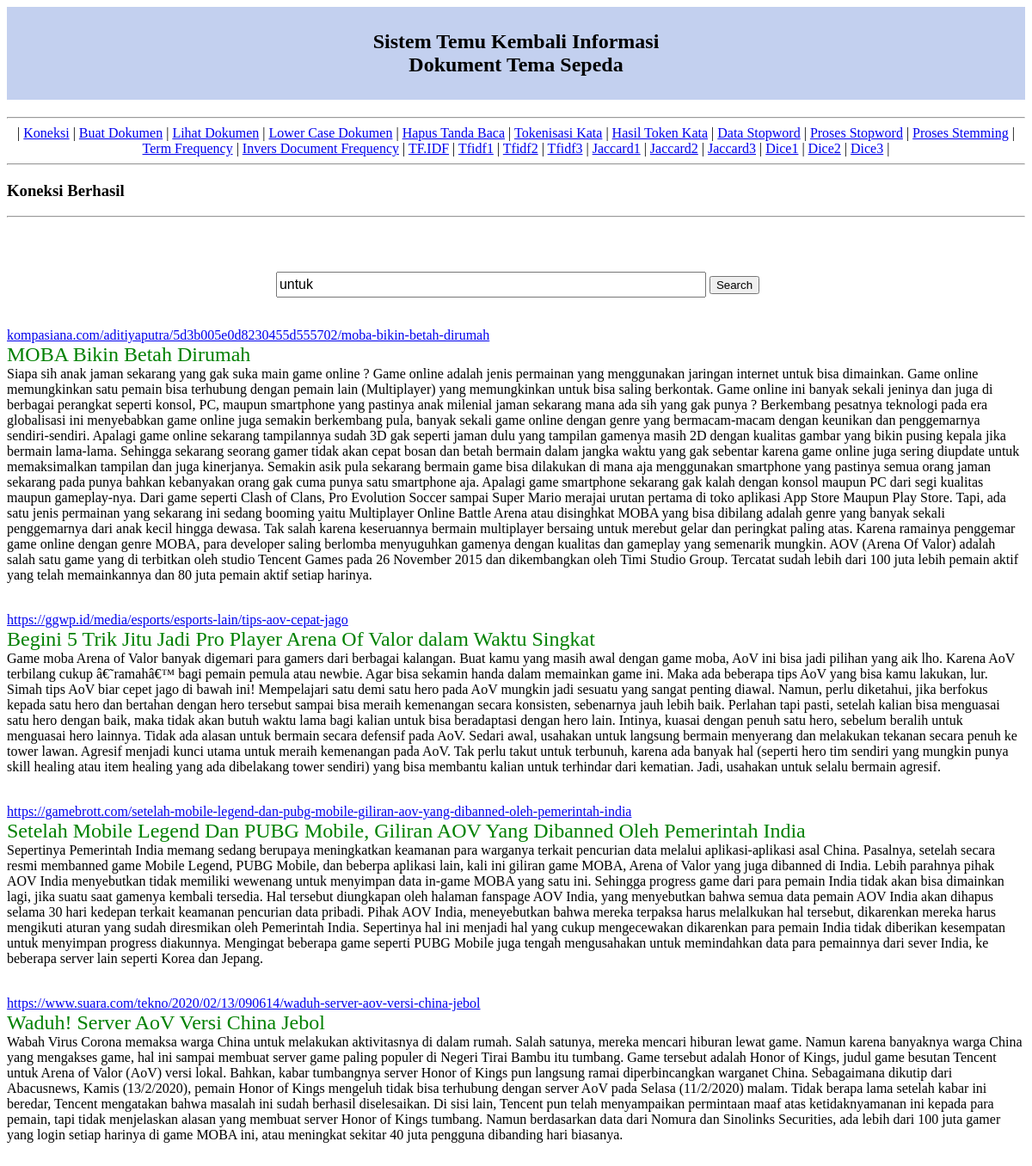
Before: /searchs2.php?Keyword=untuk with the older database file.
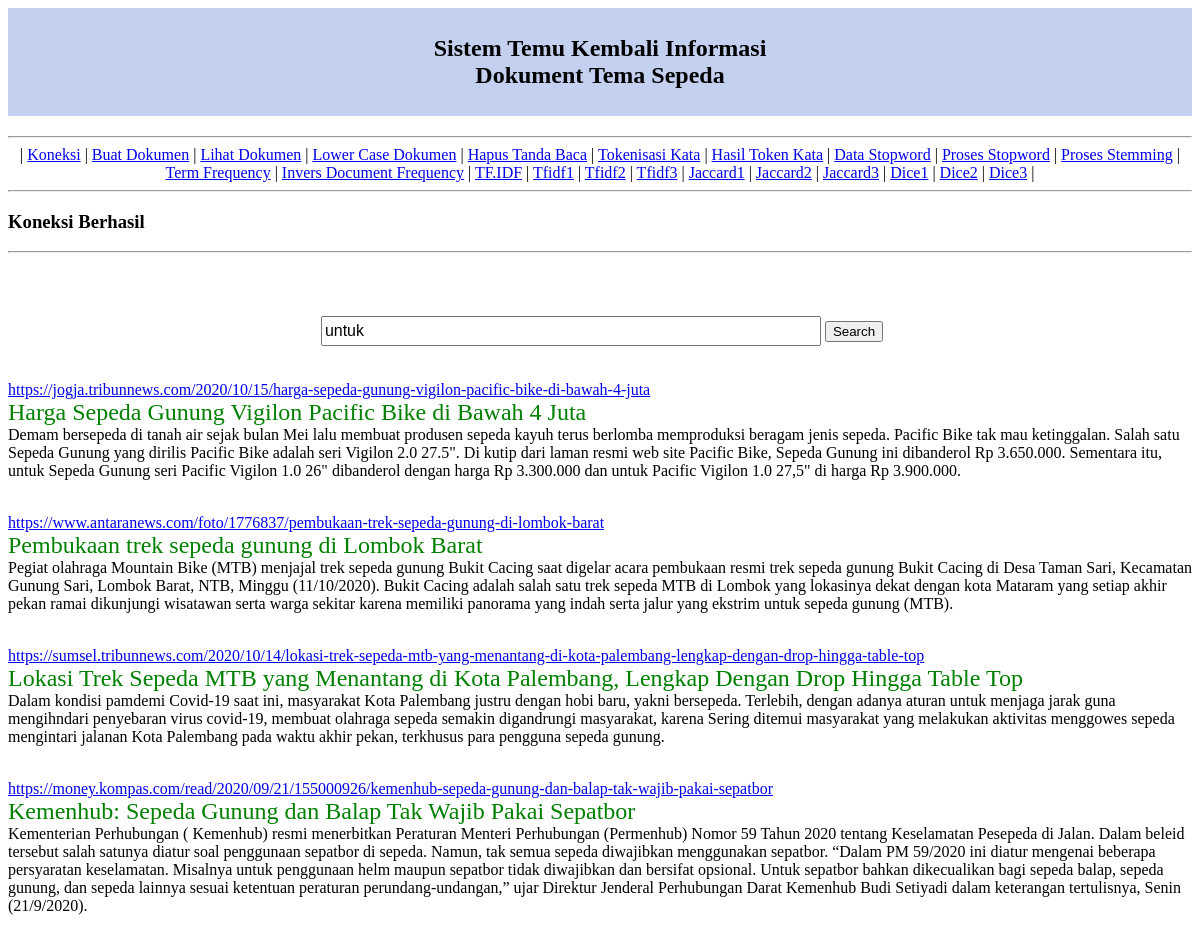
After: the same page with the newer database file.
### tables this page shows
CREATE TABLE IF NOT EXISTS `berita` (
  `id` int(5) NOT NULL AUTO_INCREMENT,
  `judul` tinytext,
  `isi` text,
  `url` text,
  KEY `hasil` (`id`)
);

### searchs2.php (the view, shortened to what this page needs)
<?php
include "index.php";
include "koneksi.php";
echo "<p align=center></p";
$keyword = $_GET["Keyword"];
   $search_exploded = explode(" ",$keyword);
   $x=0;
   $construct="";
   foreach($search_exploded as $search_each)
   {
   $x++;
    if ($x==1){
     $construct .= " kata LIKE '%$search_each%'";
	 }
    else
     {
	 $construct .= " OR kata LIKE '%$search_each%'";
	 }
   }
	  echo "<br /><br><table><tr><td></td><td><form action='searchs2.php' method='GET'><input type='text' onclick=value='' size='50' name='Keyword' value='$keyword' style='width: 500px; height: 30px; font-size: 16px;'> <input type='submit' value='Search'></form></td></tr></table>";
?>
<?php
$query="SELECT id,judul,isi,url FROM (SELECT yy.id id,yy.judul judul,yy.isi isi,yy.url url,xx.kata,xx.freq,xx.jmlkata,xx.tf,xx.jmldok,xx.katajmldok,xx.idf,max(xx.tf_idf) tf_idf from (SELECT * FROM (SELECT g.id id,g.kata kata,g.freq,g.jmlkata,g.tf tf,h.jmldok,h.katajmldok,h.idf idf,(g.tf*h.idf) tf_idf from (SELECT a.id,a.kata,a.freq,b.jmlkata,(a.freq/b.jmlkata) tf FROM (SELECT id,kata,SUM(freq) freq FROM token GROUP BY id,kata ORDER BY id+0,NO+0) AS a JOIN (SELECT id,SUM(freq) jmlkata FROM token GROUP BY id+0) AS b ON a.id=b.id) AS g JOIN (SELECT kata,f.jmldok,e.katajmldok,LOG10(f.jmldok/e.katajmldok) idf FROM (SELECT kata,COUNT(kata) katajmldok FROM (SELECT id,no,kata,SUM(freq) freq FROM token GROUP BY id,kata ORDER BY id+0,NO+0) AS d GROUP BY kata ORDER BY id+0,NO+0) AS e JOIN (SELECT COUNT(id) jmldok FROM (SELECT id FROM token GROUP BY id+0) AS c) AS f) AS h ON g.kata=h.kata) as x where $construct order by tf_idf DESC) AS xx left JOIN (SELECT * FROM berita) AS yy ON xx.id=yy.id group by id) AS zz ORDER BY tf_idf desc";
$result=mysqli_query($koneksi,$query);
while($row = mysqli_fetch_array($result)){
echo "<p align='left'><font color=blue> <a href=" . " $row[url] " . "target='_blank'".">$row[url]</a>  " . "</font><br>" . " <font size='5' color=green> $row[judul] " . "</font><br>" . " $row[isi] " . "<br><br></p>";
}
?>

Changed rows visible on the page:
removed berita: url "kompasiana.com/aditiyaputra/5d3b005e0d8230455d555702/moba-bikin-betah-dirumah", judul "MOBA Bikin Betah Dirumah", isi "Siapa sih anak jaman sekarang yang gak suka main game online ? Game online adalah jenis permainan yang menggunakan jaringan internet untuk bisa dimainkan. Game online memungkinkan satu pemain bisa terhubung dengan pemain lain (Multiplayer) yang memungkinkan untuk bisa saling berkontak. Game online ini banyak sekali jeninya dan juga di berbagai perangkat seperti konsol, PC, maupun smartphone yang pastinya anak milenial jaman sekarang mana ada sih yang gak punya ? Berkembang pesatnya teknologi pada era globalisasi ini menyebabkan game online juga semakin berkembang pula, banyak sekali game online dengan genre yang bermacam-macam dengan keunikan dan penggemarnya sendiri-sendiri. Apalagi game…"
removed berita: url "https://ggwp.id/media/esports/esports-lain/tips-aov-cepat-jago", judul "Begini 5 Trik Jitu Jadi Pro Player Arena Of Valor dalam Waktu Singkat", isi "Game moba Arena of Valor banyak digemari para gamers dari berbagai kalangan. Buat kamu yang masih awal dengan game moba, AoV ini bisa jadi pilihan yang aik lho. Karena AoV terbilang cukup â€˜ramahâ€™ bagi pemain pemula atau newbie. Agar bisa sekamin handa dalam memainkan game ini. Maka ada beberapa tips AoV yang bisa kamu lakukan, lur. Simah tips AoV biar cepet jago di bawah ini! Mempelajari satu demi satu hero pada AoV mungkin jadi sesuatu yang sangat penting diawal. Namun, perlu diketahui, jika berfokus kepada satu hero dan bertahan dengan hero tersebut sampai bisa meraih kemenangan secara konsisten, sebenarnya jauh lebih baik. Perlahan tapi pasti, setelah kalian bisa menguasai satu hero…"
removed berita: url "https://gamebrott.com/setelah-mobile-legend-dan-pubg-mobile-giliran-aov-yang-dibanned-oleh-pemerintah-india", judul "Setelah Mobile Legend Dan PUBG Mobile, Giliran AOV Yang Dibanned Oleh Pemerintah India", isi "Sepertinya Pemerintah India memang sedang berupaya meningkatkan keamanan para warganya terkait pencurian data melalui aplikasi-aplikasi asal China. Pasalnya, setelah secara resmi membanned game Mobile Legend, PUBG Mobile, dan beberpa aplikasi lain, kali ini giliran game MOBA, Arena of Valor yang juga dibanned di India. Lebih parahnya pihak AOV India menyebutkan tidak memiliki wewenang untuk menyimpan data in-game MOBA yang satu ini. Sehingga progress game dari para pemain India tidak akan bisa dimainkan lagi, jika suatu saat gamenya kembali tersedia. Hal tersebut diungkapan oleh halaman fanspage AOV India, yang menyebutkan bahwa semua data pemain AOV India akan dihapus selama 30 hari…"
added berita: url "https://jogja.tribunnews.com/2020/10/15/harga-sepeda-gunung-vigilon-pacific-bike-di-bawah-4-juta", judul "Harga Sepeda Gunung Vigilon Pacific Bike di Bawah 4 Juta", isi "Demam bersepeda di tanah air sejak bulan Mei lalu membuat produsen sepeda kayuh terus berlomba memproduksi beragam jenis sepeda. Pacific Bike tak mau ketinggalan. Salah satu Sepeda Gunung yang dirilis Pacific Bike adalah seri Vigilon 2.0 27.5\". Di kutip dari laman resmi web site Pacific Bike, Sepeda Gunung ini dibanderol Rp 3.650.000. Sementara itu, untuk Sepeda Gunung seri Pacific Vigilon 1.0 26\" dibanderol dengan harga Rp 3.300.000 dan untuk Pacific Vigilon 1.0 27,5\" di harga Rp 3.900.000."
added berita: url "https://www.antaranews.com/foto/1776837/pembukaan-trek-sepeda-gunung-di-lombok-barat", judul "Pembukaan trek sepeda gunung di Lombok Barat", isi "Pegiat olahraga Mountain Bike (MTB) menjajal trek sepeda gunung Bukit Cacing saat digelar acara pembukaan resmi trek sepeda gunung Bukit Cacing di Desa Taman Sari, Kecamatan Gunung Sari, Lombok Barat, NTB, Minggu (11/10/2020). Bukit Cacing adalah salah satu trek sepeda MTB di Lombok yang lokasinya dekat dengan kota Mataram yang setiap akhir pekan ramai dikunjungi wisatawan serta warga sekitar karena memiliki panorama yang indah serta jalur yang ekstrim untuk sepeda gunung (MTB)."
added berita: url "https://sumsel.tribunnews.com/2020/10/14/lokasi-trek-sepeda-mtb-yang-menantang-di-kota-palembang-lengkap-dengan-drop-hingga-table-top", judul "Lokasi Trek Sepeda MTB yang Menantang di Kota Palembang, Lengkap Dengan Drop Hingga Table Top", isi "Dalam kondisi pamdemi Covid-19 saat ini, masyarakat Kota Palembang justru dengan hobi baru, yakni bersepeda. Terlebih, dengan adanya aturan untuk menjaga jarak guna mengihndari penyebaran virus covid-19, membuat olahraga sepeda semakin digandrungi masyarakat, karena Sering ditemui masyarakat yang melakukan aktivitas menggowes sepeda mengintari jalanan Kota Palembang pada waktu akhir pekan, terkhusus para pengguna sepeda gunung."
changed berita: url "https://www.suara.com/tekno/2020/02/13/090614/waduh-server-aov-versi-china-jebol" → "https://money.kompas.com/read/2020/09/21/155000926/kemenhub-sepeda-gunung-dan-balap-tak-wajib-pakai-sepatbor"; judul "Waduh! Server AoV Versi China Jebol" → "Kemenhub: Sepeda Gunung dan Balap Tak Wajib Pakai Sepatbor"; isi "Wabah Virus Corona memaksa warga China untuk melakukan aktivitasnya di dalam rumah. Salah satunya, mereka mencari hiburan lewat game. Namun karena banyaknya warga China yang mengakses game, hal ini sampai membuat server game paling populer di Negeri Tirai Bambu itu tumbang. Game tersebut adalah Honor of Kings, judul game besutan Tencent untuk Arena of Valor (AoV) versi lokal. Bahkan, kabar tumbangnya server Honor of Kings pun langsung ramai diperbincangkan warganet China. Sebagaimana dikutip dari Abacusnews, Kamis (13/2/2020), pemain Honor of Kings mengeluh tidak bisa terhubung dengan server AoV pada Selasa (11/2/2020) malam. Tidak berapa lama setelah kabar ini beredar, Tencent mengatakan…" → "Kementerian Perhubungan ( Kemenhub) resmi menerbitkan Peraturan Menteri Perhubungan (Permenhub) Nomor 59 Tahun 2020 tentang Keselamatan Pesepeda di Jalan. Dalam beleid tersebut salah satunya diatur soal penggunaan sepatbor di sepeda. Namun, tak semua sepeda diwajibkan menggunakan sepatbor. “Dalam PM 59/2020 ini diatur mengenai beberapa persyaratan keselamatan. Misalnya untuk penggunaan helm maupun sepatbor tidak diwajibkan dan bersifat opsional. Untuk sepatbor bahkan dikecualikan bagi sepeda balap, sepeda gunung, dan sepeda lainnya sesuai ketentuan peraturan perundang-undangan,” ujar Direktur Jenderal Perhubungan Darat Kemenhub Budi Setiyadi dalam keterangan tertulisnya, Senin (21/9/2020)."
